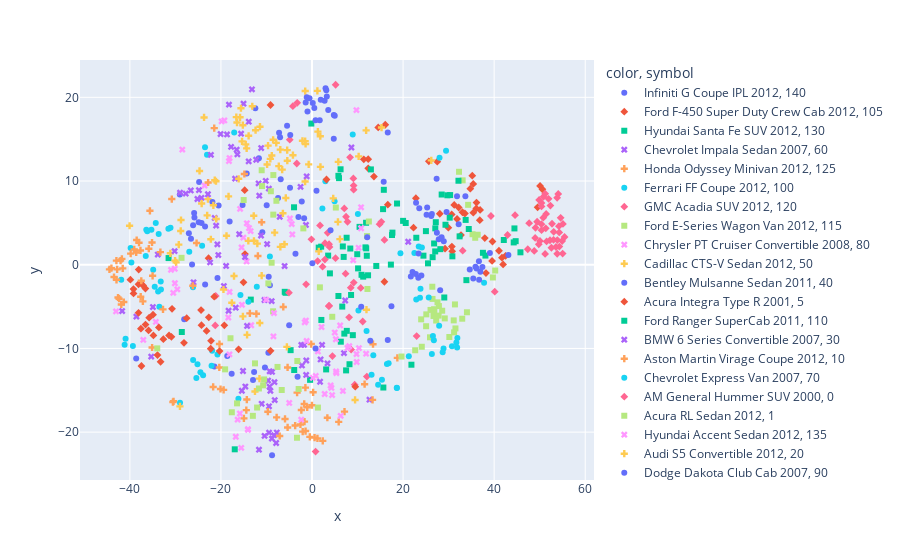

Notebook code cell kept with this figure:
### Code cell
plot_embeddings(features=frozen_features, labels=y_test)
